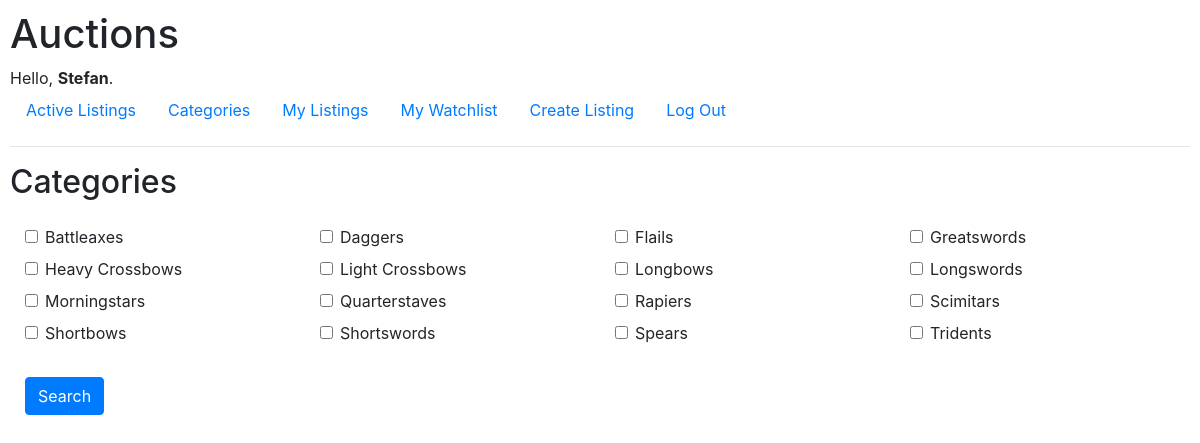
The page /categories (signed in) on the database its author committed.
### auctions/models.py (models this page shows, shortened)
class User(AbstractUser):
    watchlist = models.ManyToManyField('AuctListing', related_name="watchlisted_by", blank=True)

class Category(models.Model):
    name = models.CharField(max_length=64, unique=True)
    class Meta:
        verbose_name = "Category"
        verbose_name_plural = "Categories"
        ordering = ['name']

### auctions/views.py (the view, shortened to what this page needs)
# urls.py: path("categories", views.categories, name="categories"),
def categories(request):
    categories = Category.objects.all()
    return render(request, "auctions/categories.html", {'categories': categories})

### auctions/templates/auctions/categories.html (shortened to what this page needs)
{% extends "auctions/layout.html" %}
{% block body %}
<h2>Categories</h2>
<form method="post" action="{% url 'categories' %}">
    <div class="container-fluid mt-4">
        <div class="row">
            {% for category in categories %}
                <div class="col-md-3 mb-2">
                    <div class="form-check">
                        <input class="form-check-input" type="checkbox" name="categories" value="{{ category.id }}" id="category_{{ category.id }}">
                        <label class="form-check-label" for="category_{{ category.id }}">
                            {{ category.name }}
                        </label>
                    </div>
                </div>
            {% endfor %}
        </div>
        <button type="submit" class="btn btn-primary mt-4">Search</button>
    </div>
</form>
{% endblock %}

### auctions/templates/auctions/layout.html (shortened to what this page needs)
{% load static %}
<!DOCTYPE html>
<html lang="en">
    <head>
        <link rel="stylesheet" href="https://stackpath.bootstrapcdn.com/bootstrap/4.4.1/css/bootstrap.min.css">
        <link href="{% static 'auctions/styles.css' %}" rel="stylesheet">
    </head>
    <body>
        <h1>Auctions</h1>
        <div>
            {% if user.is_authenticated %}
                Hello, <strong>{{ user.first_name }}</strong>.
            {% else %}
                Not signed in.
            {% endif %}
        </div>
        <ul class="nav">
            <li class="nav-item">
                <a class="nav-link" href="{% url 'index' %}">Active Listings</a>
            </li>
            <li class="nav-item">
                <a class="nav-link" href="{% url 'categories' %}">Categories</a>
            </li>
            {% if user.is_authenticated %}
                <li class="nav-item">
                    <a class="nav-link" href="{% url 'my_listings' %}">My Listings</a>
                </li>
                <li class="nav-item">
                    <a class="nav-link" href="{% url 'my_watchlist' %}">My Watchlist</a>
                </li>
                <li class="nav-item">
                    <a class="nav-link" href="{% url 'create_listing' %}">Create Listing</a>
                </li>
                <li class="nav-item">
                    <a class="nav-link" href="{% url 'logout' %}">Log Out</a>
                </li>
            {% endif %}
        </ul>
        <hr>
        {% block body %}
        {% endblock %}
    </body>
</html>

### auctions/static/auctions/styles.css (style rules this page uses)
body { padding: 10px; }

### rows shown on the page
User: first_name "Stefan"
Category: name "Battleaxes"
Category: name "Daggers"
Category: name "Flails"
Category: name "Greatswords"
Category: name "Heavy Crossbows"
Category: name "Light Crossbows"
Category: name "Longbows"
Category: name "Longswords"
Category: name "Morningstars"
Category: name "Quarterstaves"
Category: name "Rapiers"
Category: name "Scimitars"
Category: name "Shortbows"
Category: name "Shortswords"
Category: name "Spears"
Category: name "Tridents"
